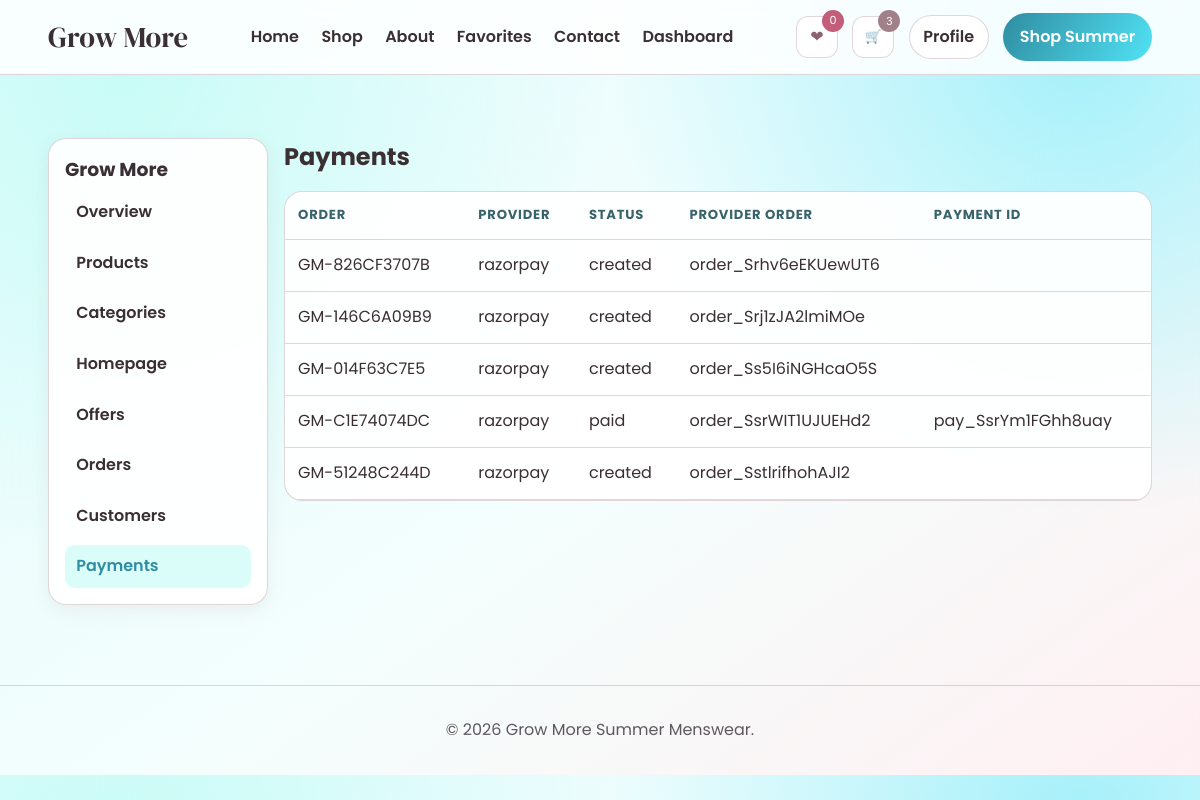
/dashboard/payments/ (signed in), run on the app's committed database.
### orders/models.py (models this page shows, shortened)
class Payment(models.Model):
    STATUS_CHOICES = [
        ("created", "Created"),
        ("paid", "Paid"),
        ("failed", "Failed"),
    ]
    order = models.OneToOneField(Order, on_delete=models.CASCADE, related_name="payment")
    provider = models.CharField(max_length=30, default="razorpay")
    provider_order_id = models.CharField(max_length=120, blank=True)
    provider_payment_id = models.CharField(max_length=120, blank=True)
    provider_signature = models.CharField(max_length=255, blank=True)
    status = models.CharField(max_length=20, choices=STATUS_CHOICES, default="created")
    raw_response = models.JSONField(default=dict, blank=True)
    created_at = models.DateTimeField(auto_now_add=True)
    updated_at = models.DateTimeField(auto_now=True)

class Order(models.Model):
    STATUS_CHOICES = [
        ("pending", "Pending"),
        ("confirmed", "Confirmed"),
        ("shipped", "Shipped"),
        ("delivered", "Delivered"),
    ]
    PAYMENT_METHODS = [
        ("razorpay", "Razorpay"),
        ("cod", "Cash on Delivery"),
    ]
    order_number = models.CharField(max_length=32, unique=True, editable=False)
    user = models.ForeignKey(settings.AUTH_USER_MODEL, on_delete=models.SET_NULL, null=True, blank=True, related_name="orders")
    email = models.EmailField()
    phone = models.CharField(max_length=20)
    full_name = models.CharField(max_length=120)
    shipping_address = models.TextField()
    shipping_city = models.CharField(max_length=80)
    shipping_state = models.CharField(max_length=80)
    shipping_postal_code = models.CharField(max_length=12)
    total_amount = models.DecimalField(max_digits=10, decimal_places=2, default=0)
    payment_method = models.CharField(max_length=20, choices=PAYMENT_METHODS, default="razorpay")
    status = models.CharField(max_length=20, choices=STATUS_CHOICES, default="pending")
    created_at = models.DateTimeField(auto_now_add=True)
    updated_at = models.DateTimeField(auto_now=True)
    class Meta:
        ordering = ["-created_at"]

### dashboard/views.py (the view)
# urls.py: path("payments/", views.payments, name="payments"),
@staff_member_required
def payments(request):
    return render(request, "dashboard/payments.html", {"payments": Payment.objects.select_related("order").all()})

### core/context_processors.py (called while the page is built)
def cart(request):
    try:
        current_cart = get_or_create_cart(request)
        return {"cart": current_cart, "cart_count": current_cart.total_quantity}
    except Exception:
        return {"cart": None, "cart_count": 0}

### offers/context_processors.py (called while the page is built)
def active_offer(request):
    offer = active_popup_offer()
    return {
        "active_popup_offer": offer,
        "active_popup_offer_payload": offer_payload(offer),
    }

### offers/services.py (called while the page is built, shortened)
def active_offers():
    now = timezone.now()
    return (
        PromotionalOffer.objects.filter(is_active=True, starts_at__lte=now, ends_at__gte=now)
        .prefetch_related("products", "categories")
        .order_by("display_priority", "-discount_percent")
    )

def active_popup_offer():
    return active_offers().filter(show_on_homepage=True).first()

def offer_payload(offer):
    if not offer:
        return None

### orders/models.py (called while the page is built)
    @property
    def total_quantity(self):
        return sum(item.quantity for item in self.items.all())

### orders/services.py (called while the page is built)
def get_or_create_cart(request):
    if request.user.is_authenticated:
        cart, _ = Cart.objects.get_or_create(user=request.user)
        return cart
    if not request.session.session_key:
        request.session.create()
    cart, _ = Cart.objects.get_or_create(session_key=request.session.session_key, user=None)
    return cart

### templates/dashboard/payments.html
{% extends "dashboard/base.html" %}
{% block dashboard_content %}
  <h1>Payments</h1>
  <div class="admin-table-wrap"><table class="admin-table"><thead><tr><th>Order</th><th>Provider</th><th>Status</th><th>Provider Order</th><th>Payment ID</th></tr></thead><tbody>
    {% for payment in payments %}<tr><td>{{ payment.order.order_number }}</td><td>{{ payment.provider }}</td><td>{{ payment.status }}</td><td>{{ payment.provider_order_id }}</td><td>{{ payment.provider_payment_id }}</td></tr>{% empty %}<tr><td colspan="5">No payments yet.</td></tr>{% endfor %}
  </tbody></table></div>
{% endblock %}

### static/css/styles.css (style rules this page uses)
:root { --bright-blue: #51e2f5; --blue-green: #9df9ef; --dusty-white: #edf756; --pink-sand: #ffa8b6; --dark-sand: #a28089; --ink-900: #3a2f33; --white: #ffffff; --border: rgba(162, 128, 137, 0.32); --shadow: 0 18px 40px rgba(81, 226, 245, 0.18); --radius: 18px; --transition: 280ms ease; --font-brand: "Palm Beach", "DM Serif Display", serif; --font-hero: "KG Summer Sunshine", "Poppins", sans-serif; --font-tag: "Tropical Asian", "Poppins", sans-serif; }
* { margin: 0; padding: 0; box-sizing: border-box; }
html, body { overflow-x: hidden; }
body { font-family: "Poppins", sans-serif; color: var(--ink-900); background: radial-gradient(circle at 10% 10%, color-mix(in srgb, var(--blue-green) 55%, white), transparent 38%), radial-gradient(circle at 90% 6%, color-mix(in srgb, var(--bright-blue) 52%, white), transparent 36%), linear-gradient(145deg, color-mix(in srgb, var(--bright-blue) 14%, white), color-mix(in srgb, var(--blue-green) 12%, white) 55%, color-mix(in srgb, var(--pink-sand) 18%, white)); line-height: 1.55; }
body.has-fixed-header { padding-top: calc(74px + env(safe-area-inset-top)); }
.admin-table-wrap { overflow-x: auto; border: 1px solid var(--border); border-radius: var(--radius); background: rgba(255,255,255,.94); }
.admin-table { width: 100%; border-collapse: collapse; min-width: 680px; }
.admin-table th, .admin-table td { text-align: left; padding: .82rem; border-bottom: 1px solid var(--border); vertical-align: top; }
.admin-table th { color: #38636b; font-size: .82rem; text-transform: uppercase; letter-spacing: .06em; }

### data on the page
Payment: order.order_number "GM-826CF3707B", provider "razorpay", status "created", provider_order_id "order_Srhv6eEKUewUT6"
Payment: order.order_number "GM-146C6A09B9", provider "razorpay", status "created", provider_order_id "order_Srj1zJA2lmiMOe"
Payment: order.order_number "GM-014F63C7E5", provider "razorpay", status "created", provider_order_id "order_Ss5I6iNGHcaO5S"
Payment: order.order_number "GM-C1E74074DC", provider "razorpay", status "paid", provider_order_id "order_SsrWIT1UJUEHd2", provider_payment_id "pay_SsrYm1FGhh8uay"
Payment: order.order_number "GM-51248C244D", provider "razorpay", status "created", provider_order_id "order_SstlrifhohAJI2"

### other printed values
{{ cart_count|default:0 }} "3"
